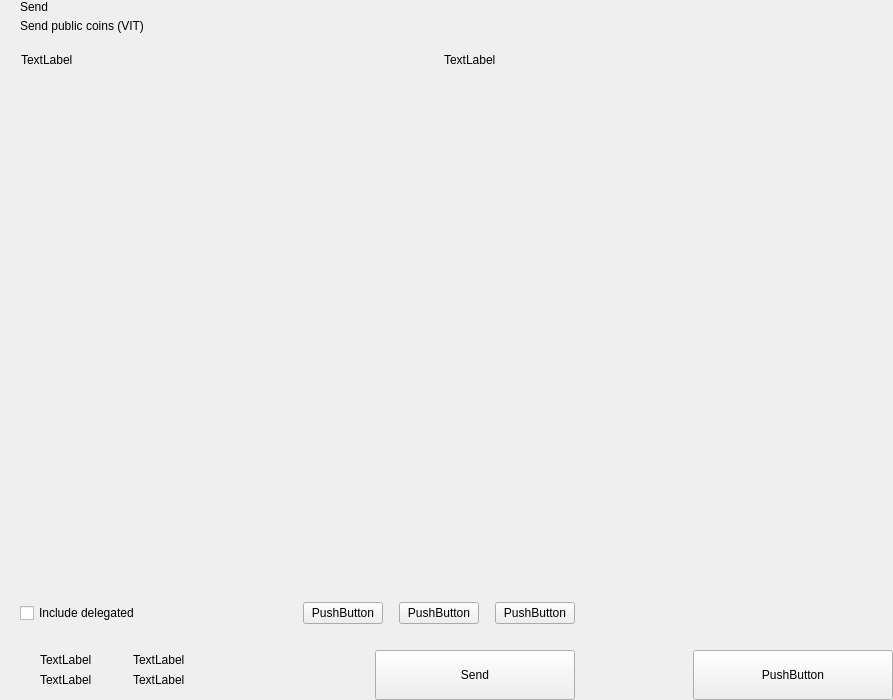
<?xml version="1.0" encoding="UTF-8"?>
<ui version="4.0">
 <class>send</class>
 <widget class="QWidget" name="send">
  <property name="geometry">
   <rect>
    <x>0</x>
    <y>0</y>
    <width>893</width>
    <height>700</height>
   </rect>
  </property>
  <property name="windowTitle">
   <string>Form</string>
  </property>
  <layout class="QHBoxLayout" name="horizontalLayout_2" stretch="2,1">
   <property name="spacing">
    <number>0</number>
   </property>
   <property name="leftMargin">
    <number>0</number>
   </property>
   <property name="topMargin">
    <number>0</number>
   </property>
   <property name="rightMargin">
    <number>0</number>
   </property>
   <property name="bottomMargin">
    <number>0</number>
   </property>
   <item>
    <widget class="QWidget" name="left" native="true">
     <layout class="QVBoxLayout" name="verticalLayout_3">
      <property name="spacing">
       <number>0</number>
      </property>
      <property name="leftMargin">
       <number>0</number>
      </property>
      <property name="topMargin">
       <number>0</number>
      </property>
      <property name="rightMargin">
       <number>0</number>
      </property>
      <property name="bottomMargin">
       <number>0</number>
      </property>
      <item>
       <layout class="QVBoxLayout" name="verticalLayout_22" stretch="0,0,0,1,0,0,0,0">
        <property name="spacing">
         <number>0</number>
        </property>
        <item>
         <layout class="QHBoxLayout" name="horizontalLayout_3">
          <property name="spacing">
           <number>0</number>
          </property>
          <property name="leftMargin">
           <number>20</number>
          </property>
          <property name="rightMargin">
           <number>20</number>
          </property>
          <item>
           <layout class="QVBoxLayout" name="verticalLayout">
            <property name="spacing">
             <number>5</number>
            </property>
            <item>
             <widget class="QLabel" name="labelTitle">
              <property name="text">
               <string>Send</string>
              </property>
              <property name="alignment">
               <set>Qt::AlignLeading|Qt::AlignLeft|Qt::AlignVCenter</set>
              </property>
             </widget>
            </item>
            <item>
             <widget class="QLabel" name="labelSubtitle1">
              <property name="text">
               <string>Send public coins (VIT)</string>
              </property>
             </widget>
            </item>
           </layout>
          </item>
          <item>
           <spacer name="horizontalSpacer">
            <property name="orientation">
             <enum>Qt::Horizontal</enum>
            </property>
            <property name="sizeHint" stdset="0">
             <size>
              <width>40</width>
              <height>20</height>
             </size>
            </property>
           </spacer>
          </item>
         </layout>
        </item>
        <item>
         <spacer name="verticalSpacer_2">
          <property name="orientation">
           <enum>Qt::Vertical</enum>
          </property>
          <property name="sizeType">
           <enum>QSizePolicy::Fixed</enum>
          </property>
          <property name="sizeHint" stdset="0">
           <size>
            <width>20</width>
            <height>20</height>
           </size>
          </property>
         </spacer>
        </item>
        <item>
         <layout class="QHBoxLayout" name="horizontalLayout" stretch="6,0,2">
          <property name="spacing">
           <number>0</number>
          </property>
          <property name="leftMargin">
           <number>10</number>
          </property>
          <property name="topMargin">
           <number>0</number>
          </property>
          <property name="rightMargin">
           <number>20</number>
          </property>
          <property name="bottomMargin">
           <number>0</number>
          </property>
          <item>
           <widget class="QLabel" name="labelSubtitleAddress">
            <property name="styleSheet">
             <string notr="true">margin-left:8px;</string>
            </property>
            <property name="text">
             <string>TextLabel</string>
            </property>
           </widget>
          </item>
          <item>
           <spacer name="horizontalSpacer_3">
            <property name="orientation">
             <enum>Qt::Horizontal</enum>
            </property>
            <property name="sizeType">
             <enum>QSizePolicy::Fixed</enum>
            </property>
            <property name="sizeHint" stdset="0">
             <size>
              <width>40</width>
              <height>1</height>
             </size>
            </property>
           </spacer>
          </item>
          <item>
           <widget class="QLabel" name="labelSubtitleAmount">
            <property name="text">
             <string>TextLabel</string>
            </property>
           </widget>
          </item>
         </layout>
        </item>
        <item>
         <widget class="QScrollArea" name="scrollArea">
          <property name="minimumSize">
           <size>
            <width>0</width>
            <height>350</height>
           </size>
          </property>
          <property name="styleSheet">
           <string notr="true">#scrollArea {
            background:transparent;
            margin-top:10px;
}</string>
          </property>
          <property name="horizontalScrollBarPolicy">
           <enum>Qt::ScrollBarAlwaysOff</enum>
          </property>
          <property name="sizeAdjustPolicy">
           <enum>QAbstractScrollArea::AdjustIgnored</enum>
          </property>
          <property name="widgetResizable">
           <bool>true</bool>
          </property>
          <property name="alignment">
           <set>Qt::AlignLeading|Qt::AlignLeft|Qt::AlignTop</set>
          </property>
          <widget class="QWidget" name="scrollAreaWidgetContents">
           <property name="geometry">
            <rect>
             <x>0</x>
             <y>0</y>
             <width>591</width>
             <height>16</height>
            </rect>
           </property>
           <property name="sizePolicy">
            <sizepolicy hsizetype="Preferred" vsizetype="Maximum">
             <horstretch>0</horstretch>
             <verstretch>0</verstretch>
            </sizepolicy>
           </property>
           <property name="autoFillBackground">
            <bool>false</bool>
           </property>
           <property name="styleSheet">
            <string notr="true">#scrollAreaWidgetContents {
             background:transparent;
             }</string>
           </property>
           <layout class="QVBoxLayout" name="verticalLayout_7">
            <property name="spacing">
             <number>0</number>
            </property>
            <property name="sizeConstraint">
             <enum>QLayout::SetDefaultConstraint</enum>
            </property>
            <property name="leftMargin">
             <number>0</number>
            </property>
            <property name="topMargin">
             <number>0</number>
            </property>
            <property name="rightMargin">
             <number>0</number>
            </property>
            <property name="bottomMargin">
             <number>0</number>
            </property>
           </layout>
          </widget>
         </widget>
        </item>
        <item>
         <spacer name="verticalSpacer_4">
          <property name="orientation">
           <enum>Qt::Vertical</enum>
          </property>
          <property name="sizeType">
           <enum>QSizePolicy::Fixed</enum>
          </property>
          <property name="sizeHint" stdset="0">
           <size>
            <width>20</width>
            <height>20</height>
           </size>
          </property>
         </spacer>
        </item>
        <item>
         <layout class="QHBoxLayout" name="horizontalLayout_20">
          <property name="spacing">
           <number>6</number>
          </property>
          <property name="leftMargin">
           <number>20</number>
          </property>
          <property name="rightMargin">
           <number>20</number>
          </property>
          <item>
           <widget class="QCheckBox" name="checkBoxDelegations">
            <property name="layoutDirection">
             <enum>Qt::LeftToRight</enum>
            </property>
            <property name="text">
             <string>Include delegated</string>
            </property>
           </widget>
          </item>
          <item>
           <spacer name="horizontalSpacer_4">
            <property name="orientation">
             <enum>Qt::Horizontal</enum>
            </property>
            <property name="sizeHint" stdset="0">
             <size>
              <width>10</width>
              <height>20</height>
             </size>
            </property>
           </spacer>
          </item>
          <item>
           <widget class="QPushButton" name="pushButtonFee">
            <property name="focusPolicy">
             <enum>Qt::NoFocus</enum>
            </property>
            <property name="text">
             <string>PushButton</string>
            </property>
           </widget>
          </item>
          <item>
           <spacer name="horizontalSpacer_11">
            <property name="orientation">
             <enum>Qt::Horizontal</enum>
            </property>
            <property name="sizeType">
             <enum>QSizePolicy::Minimum</enum>
            </property>
            <property name="sizeHint" stdset="0">
             <size>
              <width>10</width>
              <height>20</height>
             </size>
            </property>
           </spacer>
          </item>
          <item>
           <widget class="QPushButton" name="pushButtonClear">
            <property name="focusPolicy">
             <enum>Qt::NoFocus</enum>
            </property>
            <property name="layoutDirection">
             <enum>Qt::RightToLeft</enum>
            </property>
            <property name="text">
             <string>PushButton</string>
            </property>
           </widget>
          </item>
          <item>
           <spacer name="horizontalSpacer_6">
            <property name="orientation">
             <enum>Qt::Horizontal</enum>
            </property>
            <property name="sizeType">
             <enum>QSizePolicy::Fixed</enum>
            </property>
            <property name="sizeHint" stdset="0">
             <size>
              <width>10</width>
              <height>20</height>
             </size>
            </property>
           </spacer>
          </item>
          <item>
           <widget class="QPushButton" name="pushButtonAddRecipient">
            <property name="focusPolicy">
             <enum>Qt::NoFocus</enum>
            </property>
            <property name="text">
             <string>PushButton</string>
            </property>
           </widget>
          </item>
         </layout>
        </item>
        <item>
         <spacer name="verticalSpacer">
          <property name="orientation">
           <enum>Qt::Vertical</enum>
          </property>
          <property name="sizeType">
           <enum>QSizePolicy::Fixed</enum>
          </property>
          <property name="sizeHint" stdset="0">
           <size>
            <width>20</width>
            <height>16</height>
           </size>
          </property>
         </spacer>
        </item>
        <item>
         <layout class="QHBoxLayout" name="horizontalLayout_7">
          <property name="rightMargin">
           <number>20</number>
          </property>
          <item>
           <layout class="QHBoxLayout" name="horizontalLayout_10">
            <property name="spacing">
             <number>0</number>
            </property>
            <property name="leftMargin">
             <number>8</number>
            </property>
            <item>
             <widget class="QStackedWidget" name="stackedWidget">
              <property name="minimumSize">
               <size>
                <width>0</width>
                <height>60</height>
               </size>
              </property>
              <property name="maximumSize">
               <size>
                <width>16777215</width>
                <height>60</height>
               </size>
              </property>
              <widget class="QWidget" name="page1">
               <layout class="QVBoxLayout" name="verticalLayout_71" stretch="0">
                <property name="spacing">
                 <number>6</number>
                </property>
                <property name="leftMargin">
                 <number>12</number>
                </property>
                <property name="topMargin">
                 <number>0</number>
                </property>
                <property name="rightMargin">
                 <number>0</number>
                </property>
                <property name="bottomMargin">
                 <number>0</number>
                </property>
                <item>
                 <widget class="QWidget" name="coinWidget" native="true">
                  <property name="minimumSize">
                   <size>
                    <width>0</width>
                    <height>60</height>
                   </size>
                  </property>
                  <property name="maximumSize">
                   <size>
                    <width>16777215</width>
                    <height>60</height>
                   </size>
                  </property>
                  <layout class="QHBoxLayout" name="horizontalLayout_9">
                   <property name="spacing">
                    <number>0</number>
                   </property>
                   <property name="leftMargin">
                    <number>20</number>
                   </property>
                   <property name="topMargin">
                    <number>10</number>
                   </property>
                   <property name="rightMargin">
                    <number>20</number>
                   </property>
                   <property name="bottomMargin">
                    <number>10</number>
                   </property>
                   <item>
                    <layout class="QVBoxLayout" name="verticalSend">
                     <property name="spacing">
                      <number>0</number>
                     </property>
                     <item>
                      <widget class="QLabel" name="labelTitleTotalSend">
                       <property name="text">
                        <string>TextLabel</string>
                       </property>
                      </widget>
                     </item>
                     <item>
                      <widget class="QLabel" name="labelAmountSend">
                       <property name="text">
                        <string>TextLabel</string>
                       </property>
                      </widget>
                     </item>
                    </layout>
                   </item>
                   <item>
                    <spacer name="horizontalSpacer_9">
                     <property name="orientation">
                      <enum>Qt::Horizontal</enum>
                     </property>
                     <property name="sizeType">
                      <enum>QSizePolicy::Fixed</enum>
                     </property>
                     <property name="sizeHint" stdset="0">
                      <size>
                       <width>20</width>
                       <height>20</height>
                      </size>
                     </property>
                    </spacer>
                   </item>
                   <item>
                    <widget class="QLabel" name="labelLine">
                     <property name="minimumSize">
                      <size>
                       <width>1</width>
                       <height>0</height>
                      </size>
                     </property>
                     <property name="maximumSize">
                      <size>
                       <width>1</width>
                       <height>16777215</height>
                      </size>
                     </property>
                     <property name="text">
                      <string/>
                     </property>
                    </widget>
                   </item>
                   <item>
                    <spacer name="horizontalSpacer_10">
                     <property name="orientation">
                      <enum>Qt::Horizontal</enum>
                     </property>
                     <property name="sizeType">
                      <enum>QSizePolicy::Fixed</enum>
                     </property>
                     <property name="sizeHint" stdset="0">
                      <size>
                       <width>20</width>
                       <height>20</height>
                      </size>
                     </property>
                    </spacer>
                   </item>
                   <item>
                    <layout class="QVBoxLayout" name="verticalRemaining">
                     <property name="spacing">
                      <number>0</number>
                     </property>
                     <item>
                      <widget class="QLabel" name="labelTitleTotalRemaining">
                       <property name="text">
                        <string>TextLabel</string>
                       </property>
                      </widget>
                     </item>
                     <item>
                      <widget class="QLabel" name="labelAmountRemaining">
                       <property name="text">
                        <string>TextLabel</string>
                       </property>
                      </widget>
                     </item>
                    </layout>
                   </item>
                  </layout>
                 </widget>
                </item>
               </layout>
              </widget>
              <widget class="QWidget" name="page_2"/>
             </widget>
            </item>
           </layout>
          </item>
          <item>
           <spacer name="horizontalSpacer_5">
            <property name="orientation">
             <enum>Qt::Horizontal</enum>
            </property>
            <property name="sizeType">
             <enum>QSizePolicy::Expanding</enum>
            </property>
            <property name="sizeHint" stdset="0">
             <size>
              <width>40</width>
              <height>20</height>
             </size>
            </property>
           </spacer>
          </item>
          <item alignment="Qt::AlignBottom">
           <widget class="QPushButton" name="pushButtonSave">
            <property name="minimumSize">
             <size>
              <width>200</width>
              <height>50</height>
             </size>
            </property>
            <property name="maximumSize">
             <size>
              <width>200</width>
              <height>50</height>
             </size>
            </property>
            <property name="focusPolicy">
             <enum>Qt::NoFocus</enum>
            </property>
            <property name="text">
             <string>Send</string>
            </property>
           </widget>
          </item>
         </layout>
        </item>
       </layout>
      </item>
     </layout>
    </widget>
   </item>
   <item>
    <widget class="QWidget" name="right" native="true">
     <layout class="QVBoxLayout" name="verticalLayout_5">
      <property name="leftMargin">
       <number>0</number>
      </property>
      <property name="topMargin">
       <number>0</number>
      </property>
      <property name="rightMargin">
       <number>0</number>
      </property>
      <property name="bottomMargin">
       <number>0</number>
      </property>
      <item>
       <layout class="QVBoxLayout" name="verticalLayout_4">
        <property name="spacing">
         <number>6</number>
        </property>
        <item>
         <widget class="OptionButton" name="btnCoinControl" native="true">
          <property name="minimumSize">
           <size>
            <width>0</width>
            <height>50</height>
           </size>
          </property>
         </widget>
        </item>
        <item>
         <widget class="OptionButton" name="btnChangeAddress" native="true">
          <property name="minimumSize">
           <size>
            <width>0</width>
            <height>50</height>
           </size>
          </property>
         </widget>
        </item>
        <item>
         <widget class="OptionButton" name="btnUri" native="true">
          <property name="minimumSize">
           <size>
            <width>0</width>
            <height>50</height>
           </size>
          </property>
         </widget>
        </item>
        <item>
         <spacer name="verticalSpacer_5">
          <property name="orientation">
           <enum>Qt::Vertical</enum>
          </property>
          <property name="sizeHint" stdset="0">
           <size>
            <width>20</width>
            <height>40</height>
           </size>
          </property>
         </spacer>
        </item>
        <item>
         <layout class="QHBoxLayout" name="horizontalLayout_8">
          <item>
           <spacer name="horizontalSpacer_7">
            <property name="orientation">
             <enum>Qt::Horizontal</enum>
            </property>
            <property name="sizeHint" stdset="0">
             <size>
              <width>40</width>
              <height>20</height>
             </size>
            </property>
           </spacer>
          </item>
          <item>
           <widget class="QPushButton" name="pushButtonReset">
            <property name="minimumSize">
             <size>
              <width>200</width>
              <height>50</height>
             </size>
            </property>
            <property name="maximumSize">
             <size>
              <width>200</width>
              <height>50</height>
             </size>
            </property>
            <property name="focusPolicy">
             <enum>Qt::NoFocus</enum>
            </property>
            <property name="text">
             <string>PushButton</string>
            </property>
           </widget>
          </item>
         </layout>
        </item>
       </layout>
      </item>
     </layout>
    </widget>
   </item>
  </layout>
 </widget>
 <customwidgets>
  <customwidget>
   <class>OptionButton</class>
   <extends>QWidget</extends>
   <header>qt/vitae/optionbutton.h</header>
   <container>1</container>
  </customwidget>
 </customwidgets>
 <resources/>
 <connections/>
</ui>
